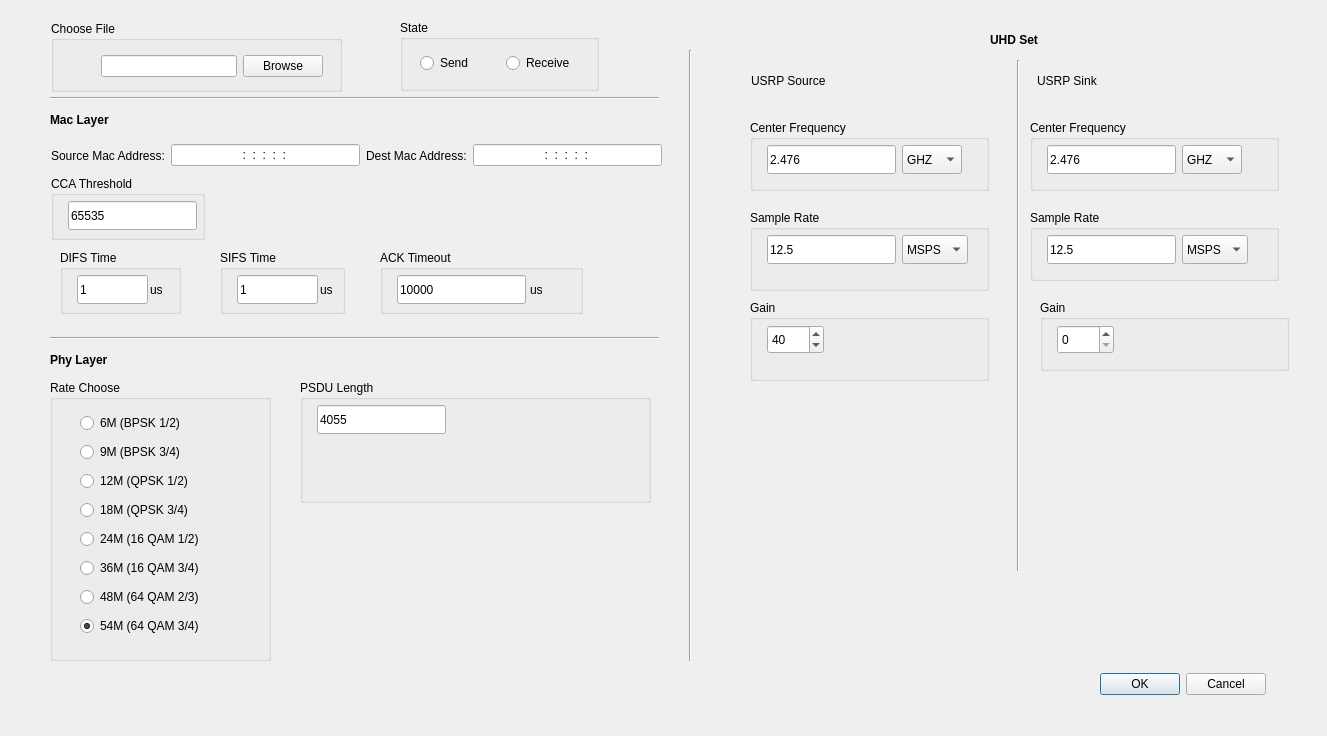
<?xml version="1.0" encoding="UTF-8"?>
<ui version="4.0">
 <class>Dialog</class>
 <widget class="QDialog" name="Dialog">
  <property name="geometry">
   <rect>
    <x>0</x>
    <y>0</y>
    <width>1327</width>
    <height>736</height>
   </rect>
  </property>
  <property name="windowTitle">
   <string>Dialog</string>
  </property>
  <widget class="QDialogButtonBox" name="buttonBox">
   <property name="geometry">
    <rect>
     <x>1090</x>
     <y>670</y>
     <width>176</width>
     <height>29</height>
    </rect>
   </property>
   <property name="standardButtons">
    <set>QDialogButtonBox::Cancel|QDialogButtonBox::Ok</set>
   </property>
  </widget>
  <widget class="QGroupBox" name="groupBox">
   <property name="geometry">
    <rect>
     <x>51</x>
     <y>21</y>
     <width>291</width>
     <height>71</height>
    </rect>
   </property>
   <property name="title">
    <string>Choose File</string>
   </property>
   <widget class="QWidget" name="layoutWidget">
    <property name="geometry">
     <rect>
      <x>50</x>
      <y>30</y>
      <width>222</width>
      <height>31</height>
     </rect>
    </property>
    <layout class="QHBoxLayout" name="horizontalLayout_2">
     <item>
      <widget class="QLineEdit" name="lineEdit"/>
     </item>
     <item>
      <widget class="QPushButton" name="pushButton">
       <property name="text">
        <string>Browse</string>
       </property>
      </widget>
     </item>
    </layout>
   </widget>
  </widget>
  <widget class="QGroupBox" name="groupBox_2">
   <property name="geometry">
    <rect>
     <x>400</x>
     <y>20</y>
     <width>199</width>
     <height>71</height>
    </rect>
   </property>
   <property name="title">
    <string>State</string>
   </property>
   <widget class="QWidget" name="layoutWidget">
    <property name="geometry">
     <rect>
      <x>20</x>
      <y>30</y>
      <width>165</width>
      <height>26</height>
     </rect>
    </property>
    <layout class="QHBoxLayout" name="horizontalLayout">
     <item>
      <widget class="QRadioButton" name="radioButton">
       <property name="text">
        <string>Send</string>
       </property>
      </widget>
     </item>
     <item>
      <widget class="QRadioButton" name="radioButton_9">
       <property name="text">
        <string>Receive</string>
       </property>
      </widget>
     </item>
    </layout>
   </widget>
  </widget>
  <widget class="Line" name="line">
   <property name="geometry">
    <rect>
     <x>50</x>
     <y>90</y>
     <width>609</width>
     <height>16</height>
    </rect>
   </property>
   <property name="orientation">
    <enum>Qt::Horizontal</enum>
   </property>
  </widget>
  <widget class="QLabel" name="label">
   <property name="geometry">
    <rect>
     <x>50</x>
     <y>110</y>
     <width>101</width>
     <height>20</height>
    </rect>
   </property>
   <property name="font">
    <font>
     <weight>75</weight>
     <bold>true</bold>
    </font>
   </property>
   <property name="text">
    <string>Mac Layer</string>
   </property>
  </widget>
  <widget class="QGroupBox" name="Ack_Timeout">
   <property name="geometry">
    <rect>
     <x>380</x>
     <y>250</y>
     <width>203</width>
     <height>64</height>
    </rect>
   </property>
   <property name="font">
    <font>
     <weight>50</weight>
     <bold>false</bold>
    </font>
   </property>
   <property name="title">
    <string>ACK Timeout</string>
   </property>
   <widget class="QLineEdit" name="lineEdit_2">
    <property name="geometry">
     <rect>
      <x>17</x>
      <y>25</y>
      <width>129</width>
      <height>29</height>
     </rect>
    </property>
    <property name="toolTip">
     <string>Must be a positive integer</string>
    </property>
    <property name="text">
     <string>10000</string>
    </property>
   </widget>
   <widget class="QLabel" name="label_2">
    <property name="geometry">
     <rect>
      <x>150</x>
      <y>30</y>
      <width>21</width>
      <height>19</height>
     </rect>
    </property>
    <property name="text">
     <string>us</string>
    </property>
   </widget>
  </widget>
  <widget class="QGroupBox" name="Scale_2">
   <property name="geometry">
    <rect>
     <x>60</x>
     <y>250</y>
     <width>121</width>
     <height>64</height>
    </rect>
   </property>
   <property name="font">
    <font>
     <weight>50</weight>
     <bold>false</bold>
    </font>
   </property>
   <property name="title">
    <string>DIFS Time</string>
   </property>
   <widget class="QLineEdit" name="lineEdit_12">
    <property name="geometry">
     <rect>
      <x>17</x>
      <y>25</y>
      <width>71</width>
      <height>29</height>
     </rect>
    </property>
    <property name="toolTip">
     <string>Must be a positive integer</string>
    </property>
    <property name="text">
     <string>1</string>
    </property>
   </widget>
   <widget class="QLabel" name="label_4">
    <property name="geometry">
     <rect>
      <x>90</x>
      <y>30</y>
      <width>21</width>
      <height>19</height>
     </rect>
    </property>
    <property name="text">
     <string>us</string>
    </property>
   </widget>
  </widget>
  <widget class="QGroupBox" name="Rate">
   <property name="geometry">
    <rect>
     <x>50</x>
     <y>380</y>
     <width>221</width>
     <height>281</height>
    </rect>
   </property>
   <property name="title">
    <string>Rate Choose</string>
   </property>
   <widget class="QWidget" name="layoutWidget">
    <property name="geometry">
     <rect>
      <x>30</x>
      <y>30</y>
      <width>181</width>
      <height>236</height>
     </rect>
    </property>
    <layout class="QVBoxLayout" name="verticalLayout">
     <item>
      <widget class="QRadioButton" name="radioButton_1">
       <property name="text">
        <string>6M (BPSK 1/2)</string>
       </property>
       <property name="checked">
        <bool>false</bool>
       </property>
       <attribute name="buttonGroup">
        <string notr="true">buttonGroup</string>
       </attribute>
      </widget>
     </item>
     <item>
      <widget class="QRadioButton" name="radioButton_2">
       <property name="text">
        <string>9M (BPSK 3/4)</string>
       </property>
       <attribute name="buttonGroup">
        <string notr="true">buttonGroup</string>
       </attribute>
      </widget>
     </item>
     <item>
      <widget class="QRadioButton" name="radioButton_3">
       <property name="text">
        <string>12M (QPSK 1/2)</string>
       </property>
       <attribute name="buttonGroup">
        <string notr="true">buttonGroup</string>
       </attribute>
      </widget>
     </item>
     <item>
      <widget class="QRadioButton" name="radioButton_4">
       <property name="text">
        <string>18M (QPSK 3/4)</string>
       </property>
       <attribute name="buttonGroup">
        <string notr="true">buttonGroup</string>
       </attribute>
      </widget>
     </item>
     <item>
      <widget class="QRadioButton" name="radioButton_5">
       <property name="text">
        <string>24M (16 QAM 1/2)</string>
       </property>
       <attribute name="buttonGroup">
        <string notr="true">buttonGroup</string>
       </attribute>
      </widget>
     </item>
     <item>
      <widget class="QRadioButton" name="radioButton_6">
       <property name="text">
        <string>36M (16 QAM 3/4)</string>
       </property>
       <attribute name="buttonGroup">
        <string notr="true">buttonGroup</string>
       </attribute>
      </widget>
     </item>
     <item>
      <widget class="QRadioButton" name="radioButton_7">
       <property name="text">
        <string>48M (64 QAM 2/3)</string>
       </property>
       <attribute name="buttonGroup">
        <string notr="true">buttonGroup</string>
       </attribute>
      </widget>
     </item>
     <item>
      <widget class="QRadioButton" name="radioButton_8">
       <property name="text">
        <string>54M (64 QAM 3/4)</string>
       </property>
       <property name="checked">
        <bool>true</bool>
       </property>
       <attribute name="buttonGroup">
        <string notr="true">buttonGroup</string>
       </attribute>
      </widget>
     </item>
    </layout>
   </widget>
  </widget>
  <widget class="Line" name="line_2">
   <property name="geometry">
    <rect>
     <x>50</x>
     <y>330</y>
     <width>609</width>
     <height>16</height>
    </rect>
   </property>
   <property name="orientation">
    <enum>Qt::Horizontal</enum>
   </property>
  </widget>
  <widget class="QLabel" name="label_5">
   <property name="geometry">
    <rect>
     <x>50</x>
     <y>350</y>
     <width>91</width>
     <height>20</height>
    </rect>
   </property>
   <property name="font">
    <font>
     <weight>75</weight>
     <bold>true</bold>
    </font>
   </property>
   <property name="text">
    <string>Phy Layer</string>
   </property>
  </widget>
  <widget class="Line" name="line_3">
   <property name="geometry">
    <rect>
     <x>680</x>
     <y>50</y>
     <width>20</width>
     <height>611</height>
    </rect>
   </property>
   <property name="orientation">
    <enum>Qt::Vertical</enum>
   </property>
  </widget>
  <widget class="QLabel" name="label_6">
   <property name="geometry">
    <rect>
     <x>990</x>
     <y>30</y>
     <width>71</width>
     <height>20</height>
    </rect>
   </property>
   <property name="font">
    <font>
     <weight>75</weight>
     <bold>true</bold>
    </font>
   </property>
   <property name="text">
    <string>UHD Set</string>
   </property>
  </widget>
  <widget class="QLabel" name="label_9">
   <property name="geometry">
    <rect>
     <x>751</x>
     <y>71</y>
     <width>111</width>
     <height>19</height>
    </rect>
   </property>
   <property name="text">
    <string>USRP Source</string>
   </property>
  </widget>
  <widget class="QLabel" name="label_10">
   <property name="geometry">
    <rect>
     <x>1037</x>
     <y>71</y>
     <width>91</width>
     <height>19</height>
    </rect>
   </property>
   <property name="text">
    <string>USRP Sink</string>
   </property>
  </widget>
  <widget class="Line" name="line_4">
   <property name="geometry">
    <rect>
     <x>1010</x>
     <y>60</y>
     <width>16</width>
     <height>511</height>
    </rect>
   </property>
   <property name="orientation">
    <enum>Qt::Vertical</enum>
   </property>
  </widget>
  <widget class="QGroupBox" name="Dot11_Fragmentation_Threshold">
   <property name="geometry">
    <rect>
     <x>300</x>
     <y>380</y>
     <width>351</width>
     <height>123</height>
    </rect>
   </property>
   <property name="title">
    <string>PSDU Length</string>
   </property>
   <widget class="QLineEdit" name="lineEdit_7">
    <property name="geometry">
     <rect>
      <x>17</x>
      <y>25</y>
      <width>129</width>
      <height>29</height>
     </rect>
    </property>
    <property name="toolTip">
     <string>1~4055</string>
    </property>
    <property name="text">
     <string>4055</string>
    </property>
   </widget>
  </widget>
  <widget class="QGroupBox" name="Scale">
   <property name="geometry">
    <rect>
     <x>220</x>
     <y>250</y>
     <width>125</width>
     <height>64</height>
    </rect>
   </property>
   <property name="font">
    <font>
     <weight>50</weight>
     <bold>false</bold>
    </font>
   </property>
   <property name="title">
    <string>SIFS Time</string>
   </property>
   <widget class="QLineEdit" name="lineEdit_1">
    <property name="geometry">
     <rect>
      <x>17</x>
      <y>25</y>
      <width>81</width>
      <height>29</height>
     </rect>
    </property>
    <property name="toolTip">
     <string>Must be a positive integer</string>
    </property>
    <property name="text">
     <string>1</string>
    </property>
   </widget>
   <widget class="QLabel" name="label_3">
    <property name="geometry">
     <rect>
      <x>100</x>
      <y>30</y>
      <width>21</width>
      <height>19</height>
     </rect>
    </property>
    <property name="text">
     <string>us</string>
    </property>
   </widget>
  </widget>
  <widget class="QGroupBox" name="CCA_Threshold">
   <property name="geometry">
    <rect>
     <x>51</x>
     <y>176</y>
     <width>154</width>
     <height>64</height>
    </rect>
   </property>
   <property name="font">
    <font>
     <weight>50</weight>
     <bold>false</bold>
    </font>
   </property>
   <property name="title">
    <string>CCA Threshold</string>
   </property>
   <widget class="QLineEdit" name="lineEdit_5">
    <property name="geometry">
     <rect>
      <x>17</x>
      <y>25</y>
      <width>129</width>
      <height>29</height>
     </rect>
    </property>
    <property name="toolTip">
     <string>Must be a positive integer</string>
    </property>
    <property name="text">
     <string>65535</string>
    </property>
   </widget>
  </widget>
  <widget class="QWidget" name="layoutWidget">
   <property name="geometry">
    <rect>
     <x>51</x>
     <y>140</y>
     <width>611</width>
     <height>31</height>
    </rect>
   </property>
   <layout class="QHBoxLayout" name="horizontalLayout_3">
    <item>
     <widget class="QLabel" name="label_7">
      <property name="text">
       <string>Source Mac Address:</string>
      </property>
     </widget>
    </item>
    <item>
     <widget class="QLineEdit" name="lineEdit_3">
      <property name="inputMask">
       <string>HH:HH:HH:HH:HH:HH</string>
      </property>
      <property name="alignment">
       <set>Qt::AlignCenter</set>
      </property>
     </widget>
    </item>
    <item>
     <widget class="QLabel" name="label_8">
      <property name="text">
       <string>Dest Mac Address:</string>
      </property>
     </widget>
    </item>
    <item>
     <widget class="QLineEdit" name="lineEdit_4">
      <property name="inputMask">
       <string>HH:HH:HH:HH:HH:HH</string>
      </property>
      <property name="alignment">
       <set>Qt::AlignCenter</set>
      </property>
     </widget>
    </item>
   </layout>
  </widget>
  <widget class="QGroupBox" name="Rx_Gain">
   <property name="geometry">
    <rect>
     <x>750</x>
     <y>300</y>
     <width>239</width>
     <height>81</height>
    </rect>
   </property>
   <property name="title">
    <string>Gain</string>
   </property>
   <widget class="QSpinBox" name="spinBox_1">
    <property name="geometry">
     <rect>
      <x>17</x>
      <y>25</y>
      <width>57</width>
      <height>29</height>
     </rect>
    </property>
    <property name="toolTip">
     <string>1~100</string>
    </property>
    <property name="minimum">
     <number>0</number>
    </property>
    <property name="maximum">
     <number>100</number>
    </property>
    <property name="value">
     <number>40</number>
    </property>
   </widget>
  </widget>
  <widget class="QGroupBox" name="Rx_Center_Frequency">
   <property name="geometry">
    <rect>
     <x>750</x>
     <y>120</y>
     <width>239</width>
     <height>71</height>
    </rect>
   </property>
   <property name="title">
    <string>Center Frequency</string>
   </property>
   <widget class="QLineEdit" name="lineEdit_9">
    <property name="geometry">
     <rect>
      <x>17</x>
      <y>25</y>
      <width>129</width>
      <height>29</height>
     </rect>
    </property>
    <property name="toolTip">
     <string>Positive number</string>
    </property>
    <property name="statusTip">
     <string/>
    </property>
    <property name="whatsThis">
     <string/>
    </property>
    <property name="accessibleName">
     <string/>
    </property>
    <property name="accessibleDescription">
     <string/>
    </property>
    <property name="styleSheet">
     <string notr="true"/>
    </property>
    <property name="inputMethodHints">
     <set>Qt::ImhNone</set>
    </property>
    <property name="inputMask">
     <string/>
    </property>
    <property name="text">
     <string>2.476</string>
    </property>
    <property name="placeholderText">
     <string/>
    </property>
    <property name="cursorMoveStyle">
     <enum>Qt::LogicalMoveStyle</enum>
    </property>
   </widget>
   <widget class="QComboBox" name="comboBox_2">
    <property name="geometry">
     <rect>
      <x>152</x>
      <y>25</y>
      <width>60</width>
      <height>29</height>
     </rect>
    </property>
    <property name="editable">
     <bool>false</bool>
    </property>
    <property name="currentIndex">
     <number>1</number>
    </property>
    <item>
     <property name="text">
      <string>HZ</string>
     </property>
    </item>
    <item>
     <property name="text">
      <string>GHZ</string>
     </property>
    </item>
   </widget>
  </widget>
  <widget class="QGroupBox" name="Rx_Sample_Rate">
   <property name="geometry">
    <rect>
     <x>750</x>
     <y>210</y>
     <width>239</width>
     <height>81</height>
    </rect>
   </property>
   <property name="title">
    <string>Sample Rate</string>
   </property>
   <widget class="QLineEdit" name="lineEdit_11">
    <property name="geometry">
     <rect>
      <x>17</x>
      <y>25</y>
      <width>129</width>
      <height>29</height>
     </rect>
    </property>
    <property name="toolTip">
     <string>Positive number</string>
    </property>
    <property name="text">
     <string>12.5</string>
    </property>
   </widget>
   <widget class="QComboBox" name="comboBox_4">
    <property name="geometry">
     <rect>
      <x>152</x>
      <y>25</y>
      <width>66</width>
      <height>29</height>
     </rect>
    </property>
    <property name="editable">
     <bool>false</bool>
    </property>
    <property name="currentIndex">
     <number>1</number>
    </property>
    <item>
     <property name="text">
      <string>SPS</string>
     </property>
    </item>
    <item>
     <property name="text">
      <string>MSPS</string>
     </property>
    </item>
   </widget>
  </widget>
  <widget class="QGroupBox" name="Tx_Center_Frequency">
   <property name="geometry">
    <rect>
     <x>1030</x>
     <y>120</y>
     <width>249</width>
     <height>71</height>
    </rect>
   </property>
   <property name="title">
    <string>Center Frequency</string>
   </property>
   <property name="checkable">
    <bool>false</bool>
   </property>
   <widget class="QLineEdit" name="lineEdit_8">
    <property name="geometry">
     <rect>
      <x>17</x>
      <y>25</y>
      <width>129</width>
      <height>29</height>
     </rect>
    </property>
    <property name="toolTip">
     <string>Positive number</string>
    </property>
    <property name="text">
     <string>2.476</string>
    </property>
    <property name="dragEnabled">
     <bool>false</bool>
    </property>
    <property name="readOnly">
     <bool>false</bool>
    </property>
    <property name="placeholderText">
     <string extracomment="txcenterfrequency"/>
    </property>
   </widget>
   <widget class="QComboBox" name="comboBox_1">
    <property name="geometry">
     <rect>
      <x>152</x>
      <y>25</y>
      <width>60</width>
      <height>29</height>
     </rect>
    </property>
    <property name="editable">
     <bool>false</bool>
    </property>
    <property name="currentIndex">
     <number>1</number>
    </property>
    <item>
     <property name="text">
      <string>HZ</string>
     </property>
    </item>
    <item>
     <property name="text">
      <string>GHZ</string>
     </property>
    </item>
   </widget>
  </widget>
  <widget class="QGroupBox" name="Tx_Sample_Rate">
   <property name="geometry">
    <rect>
     <x>1030</x>
     <y>210</y>
     <width>249</width>
     <height>71</height>
    </rect>
   </property>
   <property name="title">
    <string>Sample Rate</string>
   </property>
   <widget class="QLineEdit" name="lineEdit_10">
    <property name="geometry">
     <rect>
      <x>17</x>
      <y>25</y>
      <width>129</width>
      <height>29</height>
     </rect>
    </property>
    <property name="toolTip">
     <string>Positive number</string>
    </property>
    <property name="text">
     <string>12.5</string>
    </property>
   </widget>
   <widget class="QComboBox" name="comboBox_3">
    <property name="geometry">
     <rect>
      <x>152</x>
      <y>25</y>
      <width>66</width>
      <height>29</height>
     </rect>
    </property>
    <property name="editable">
     <bool>false</bool>
    </property>
    <property name="currentIndex">
     <number>1</number>
    </property>
    <item>
     <property name="text">
      <string>SPS</string>
     </property>
    </item>
    <item>
     <property name="text">
      <string>MSPS</string>
     </property>
    </item>
   </widget>
  </widget>
  <widget class="QGroupBox" name="Tx_Gain">
   <property name="geometry">
    <rect>
     <x>1040</x>
     <y>300</y>
     <width>249</width>
     <height>71</height>
    </rect>
   </property>
   <property name="title">
    <string>Gain</string>
   </property>
   <widget class="QSpinBox" name="spinBox_2">
    <property name="geometry">
     <rect>
      <x>17</x>
      <y>25</y>
      <width>57</width>
      <height>29</height>
     </rect>
    </property>
    <property name="toolTip">
     <string>1~100</string>
    </property>
    <property name="minimum">
     <number>0</number>
    </property>
    <property name="maximum">
     <number>100</number>
    </property>
    <property name="value">
     <number>0</number>
    </property>
   </widget>
  </widget>
 </widget>
 <resources/>
 <connections/>
 <buttongroups>
  <buttongroup name="buttonGroup"/>
 </buttongroups>
</ui>
